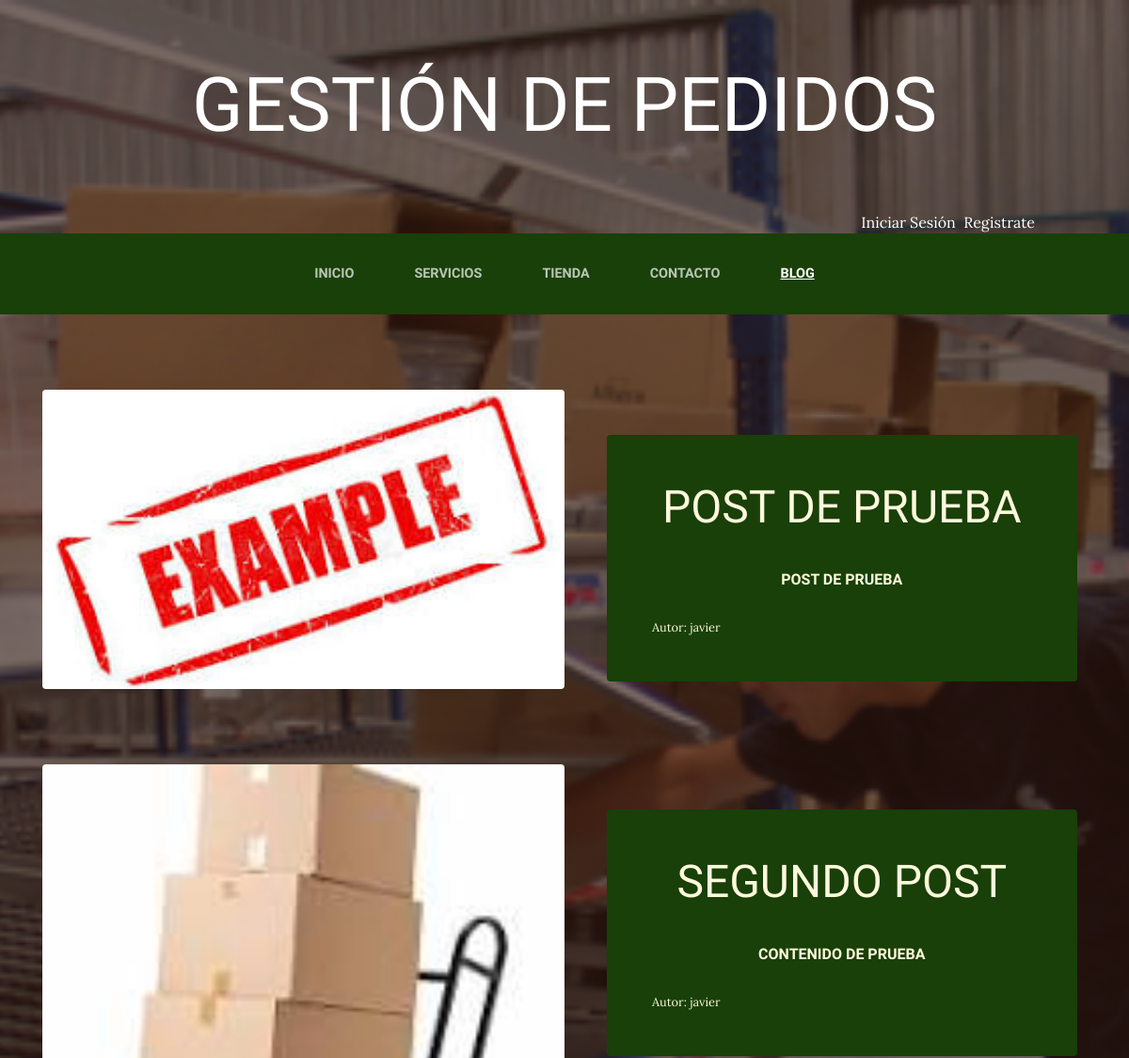
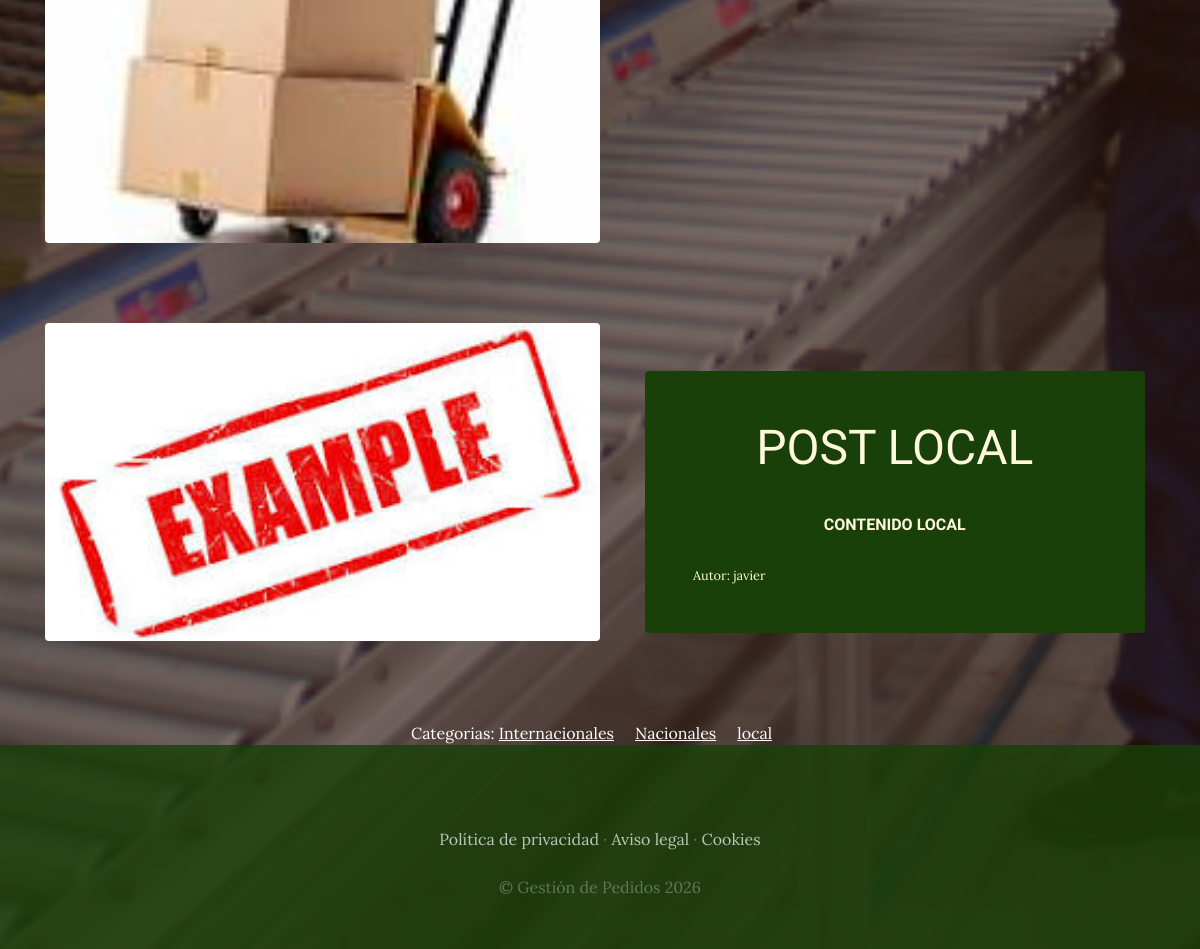
Screenshot of /blog/ with the database file from the repository (2 pictures, top to bottom).
### blog/models.py (models this page shows, shortened)
class Post(models.Model):
    titulo=models.CharField(max_length=50)
    contenido=models.CharField(max_length=50)
    imagen=models.ImageField(upload_to='blog', null=True, blank=True)
    autor=models.ForeignKey(User, on_delete=models.CASCADE)
    categorias=models.ManyToManyField(Categoria)
    created=models.DateTimeField(auto_now_add=True)
    updated=models.DateTimeField(auto_now_add=True)
    class Meta:
        verbose_name='post'
        verbose_name_plural='posts'

class Categoria(models.Model):
    nombre=models.CharField(max_length=50)
    created=models.DateTimeField(auto_now_add=True)
    updated=models.DateTimeField(auto_now_add=True)
    class Meta:
        verbose_name='categoria'
        verbose_name_plural='categorias'

### blog/views.py (the view)
# urls.py: 2. Add a URL to urlpatterns:  path('blog/', include('blog.urls'))
def blog(request):
    posts=Post.objects.all()
    return render(request,'blog/blog.html', {"posts":posts})

### carro/context_processor.py (called while the page is built)
def importe_total_carro(request):
        total = 0
        if request.user.is_authenticated:
                for key, value in request.session.get('carro', {}).items():
                        total = total+(float(value["precio"]))
        else:
                total= "Debes iniciar sesion"
        return {"importe_total_carro": total}

### blog/templates/blog/blog.html (shortened to what this page needs)
{% extends 'ProyectoWebApp/base.html' %}
{% load static %}
{% block content %}
    {% for post in posts %}
    <section class="page-section clearfix">
    <div class="container">
    <div class="intro">
        <img
        class="intro-img img-fluid mb-3 mb-lg-0 rounded"
        src="{{post.imagen.url}}"
        alt=""
        style="width: 50%;"
        />
        <div class="intro-text left-0 text-center bg-faded p-5 rounded">
        <h2 class="section-heading mb-4">
            <span class="section-heading-lower">{{post.titulo}}</span>
            <br>
            <span class="section-heading-upper">{{post.contenido}}</span>
        </h2>
        <div style="text-align: left; font-size: 0.8em">
            Autor: {{post.autor}}
        </div>
        </div>
    </div>
    </div>
</section>
    {% endfor %}
    <section>
        <div style="width: 75%; margin:auto; text-align:center; color:white">
            Categorias:
            {% for post in posts %}
                {% for categoria in post.categorias.all %}
                    <a href="{% url 'categoria' categoria.id %}" class="linksCategorias">{{categoria.nombre}}</a> &nbsp;&nbsp;&nbsp;
                {% endfor %}
            {% endfor %}
        </div>
    </section>
{% endblock content%}

### ProyectoWebApp/templates/ProyectoWebApp/base.html (shortened to what this page needs)
<html>
  <head>
    {% load static %}
    <link
      href="{% static 'ProyectoWebApp/vendor/bootstrap/css/bootstrap.min.css' %}"
      rel="stylesheet"
    />
    <link
      href="{% static 'ProyectoWebApp/css/gestion.css' %}"
      rel="stylesheet"
    />
  </head>
  <body>
    <h1 class="site-heading text-center text-white d-none d-lg-block">
      <span class="site-heading-lower">Gestión de Pedidos</span>
    </h1>
    <div style='color: white; text-align:right; margin-right: 100px;'>
      {% if user.is_authenticated %}
        Hola: {{ user.username }} &nbsp;&nbsp;<a href="{% url 'cerrar_sesion' %}" style="color: white">Cerrar Sesión</a>
      {% else %}
        <a href="{% url 'iniciar_sesion' %}" style="color: white">Iniciar Sesión</a>&nbsp;&nbsp;<a href="{% url 'Autenticacion' %}" style="color: white">Registrate</a>
      {% endif %}
    </div>
    <nav class="navbar navbar-expand-lg navbar-dark py-lg-4" id="mainNav">
      <div class="container">
        <div class="collapse navbar-collapse" id="navbarResponsive">
          <ul class="navbar-nav mx-auto">
            <li class="nav-item
              px-lg-4">
              <a class="nav-link text-uppercase text-expanded" href="{% url 'Home' %}"
                >Inicio</a
              >
            </li>
            <li class="nav-item
            px-lg-4">
              <a
                class="nav-link text-uppercase text-expanded"
                href="{% url 'Servicios' %}"
                >Servicios</a
              >
            </li>
            <li class="nav-item
            px-lg-4">
              <a
                class="nav-link text-uppercase text-expanded"
                href="{% url 'Tienda' %}"
                >Tienda</a
              >
            </li>
            <li class="nav-item
            px-lg-4">
              <a
                class="nav-link text-uppercase text-expanded"
                href="{% url 'Contacto' %}"
                >Contacto</a
              >
            </li>
            <li class="nav-item
            {% if request.path|slice:':6' == '/blog/' %}
              Active
            {% endif %}
            px-lg-4">
              <a class="nav-link text-uppercase text-expanded" href="{% url 'Blog' %}"
                >Blog</a
              >
            </li>
          </ul>
        </div>
      </div>
    </nav>
    {% block content %}
    {% endblock content %}
    <footer class="footer text-faded text-center py-5">
      <div class="container">
        <p class="m-0 mbt">
          <a href="sample.html" class="link">Política de privacidad</a> ·
          <a href="sample.html" class="link">Aviso legal</a> ·
          <a href="sample.html" class="link">Cookies</a>
        </p>
        <p class="m-0 mbt1">&copy; Gestión de Pedidos 2026</p>
      </div>
    </footer>
  </body>
</html>

### ProyectoWebApp/static/ProyectoWebApp/css/gestion.css (style rules this page uses)
body { font-family: 'Lora'; background: linear-gradient(rgba(47, 23, 15, 0.65), rgba(47, 23, 15, 0.65)), url("../img/bg_main.jpg"); background-attachment: fixed; background-position: center; background-size: cover; }
h1, h2, h3, h4, h5, h6 { font-family: 'Raleway'; }
p { line-height: 1.75; }
.text-faded { color: rgba(255, 255, 255, 0.3); }
.site-heading { margin-top: 5rem; margin-bottom: 5rem; text-transform: uppercase; line-height: 1; font-family: 'Raleway'; }
.site-heading .site-heading-lower { font-size: 5rem; font-weight: 100; line-height: 4rem; }
.page-section { margin-top: 5rem; margin-bottom: 5rem; }
.section-heading { text-transform: uppercase; }
.section-heading .section-heading-upper { display: block; font-size: 1rem; font-weight: 800; padding-bottom:.5rem; }
.section-heading .section-heading-lower { display: block; font-size: 3rem; font-weight: 100; }
.bg-faded { background-color: rgba(255, 255, 255, 0.85); }
#mainNav { background-color: rgba(24, 64, 8); font-family: 'Raleway'; }
#mainNav .navbar-nav .nav-item .nav-link { color: rgba(255, 255, 255, 0.7); font-weight: 800; }
#mainNav .navbar-nav .nav-item.active .nav-link { color: #ffffff; text-decoration: underline; }
@media (min-width: 992px) { #mainNav .navbar-nav .nav-item .nav-link { font-size: 0.9rem; } }
.intro { position: relative; }
@media (min-width: 992px) { .intro .intro-img { width: 75%; float: left; } }
@media (min-width: 992px) { .intro .intro-text { left: 600; width: 60%; margin-top: 3rem; background-color: rgba(24, 64, 8); color: cornsilk; position: absolute; } }
@media (min-width: 1200px) { .intro .intro-text { width: 45%; } }
.footer { background-color: rgba(24, 64, 8, 0.8); }
.mbt { padding-top: 2rem; }
.mbt1 { padding-top: 1.25rem; }
a.link { color: rgba(255, 255, 255, 0.7); }
.linksCategorias { color: white !important; text-decoration: underline; }

### rows the page displays
Post: imagen (picture), titulo "POST DE PRUEBA", contenido "POST DE PRUEBA", autor "javier"
Post: imagen (picture), titulo "SEGUNDO POST", contenido "CONTENIDO DE PRUEBA", autor "javier"
Post: imagen (picture), titulo "POST LOCAL", contenido "CONTENIDO LOCAL", autor "javier"
Categoria: nombre "Internacionales"
Categoria: nombre "Nacionales"
Categoria: nombre "local"
